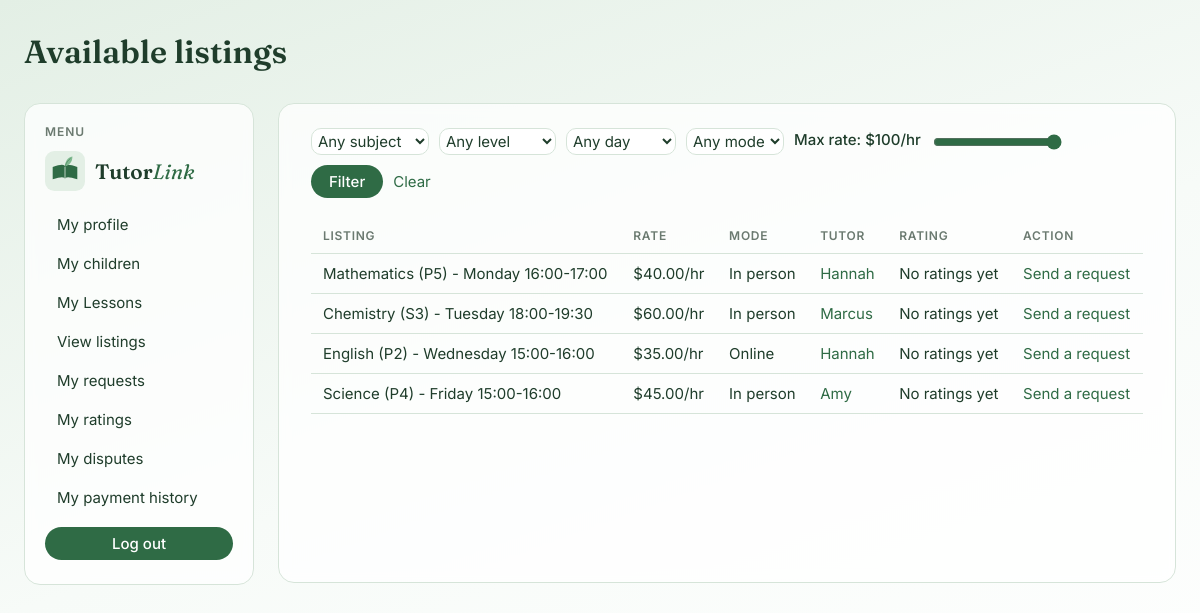
Screenshot of /listings/parent-view-listings/ (signed in) with the database file from the repository.
### listings/models.py (models this page shows, shortened)
class Listing(models.Model):
    SUBJECT_CHOICES = [
        ("ENGLISH", "English"),
        ("CHINESE", "Chinese"),
        ("MALAY", "Malay"),
        ("TAMIL", "Tamil"),
        ("MATH", "Mathematics"),
        ("E_MATH", "E-Math"),
        ("A_MATH", "A-Math"),
        ("H2_MATH", "H2 Math"),
        ("SCIENCE", "Science"),
        ("PHYSICS", "Physics"),
        ("CHEMISTRY", "Chemistry"),
        ("BIOLOGY", "Biology"),
        ("ECONOMICS", "Economics"),
        ("GEOGRAPHY", "Geography"),
        ("HISTORY", "History"),
        ("LITERATURE", "Literature"),
    ]
    WEEKDAY_CHOICES = [
        (0, "Monday"),
        (1, "Tuesday"),
        (2, "Wednesday"),
        (3, "Thursday"),
        (4, "Friday"),
        (5, "Saturday"),
        (6, "Sunday"),
    ]
    MODE_CHOICES = [
        ("IN_PERSON", "In person"),
        ("ONLINE", "Online"),
        ("HYBRID", "Hybrid")
    ]
    STATUS_CHOICES = [
        ("OPEN", "Open"),
        ("RESERVED", "Reserved"),
        ("FILLED", "Filled"),
        ("CLOSED", "Closed"),
    ]
    tutor = models.ForeignKey(
        TutorProfile, on_delete=models.CASCADE, related_name="listings"
    )
    subject = models.CharField(max_length=10, choices=SUBJECT_CHOICES)
    level = models.CharField(max_length=5, choices=LEVEL_CHOICES)
    weekday = models.PositiveSmallIntegerField(choices=WEEKDAY_CHOICES)
    start_time = models.TimeField()
    end_time = models.TimeField()
    mode = models.CharField(max_length=9, choices=MODE_CHOICES)
    rate_per_hour = models.DecimalField(max_digits=5, decimal_places=2)
    status = models.CharField(max_length=8, choices=STATUS_CHOICES, default="OPEN")
    created_at = models.DateTimeField(auto_now_add=True)
    class Meta:
        constraints = [
            models.CheckConstraint(
                condition=models.Q(rate_per_hour__gt=0),
                name="listing_rate_per_hour_greater_than_zero",
            ),
            models.CheckConstraint(
                condition=models.Q(end_time__gt=models.F("start_time")),
                name="listing_end_after_start",
            ),
        ]
    def __str__(self):
        return f"{self.get_subject_display()} ({self.level}) - {self.get_weekday_display()} {self.start_time:%H:%M}-{self.end_time:%H:%M}"

### accounts/models.py (models this page shows, shortened)
class TutorProfile(models.Model):
    user = models.OneToOneField(User, on_delete=models.CASCADE)
    bio = models.TextField(max_length=500)
    qualification = models.CharField(max_length=40, choices=QUALIFICATION_CHOICES)
    years_experience = models.PositiveIntegerField(default=0)
    teaching_mode = models.CharField(max_length=10, choices=TEACHING_MODE_CHOICES)

class User(AbstractUser):
    email = models.EmailField(unique=True)
    role = models.CharField(max_length=10, choices=ROLE_CHOICES, default='PARENT')
    phone = models.CharField(max_length=20, blank=True)
    address = models.CharField(max_length=255, blank=True)
    date_of_birth = models.DateField(null=True, blank=True)
    gender = models.CharField(max_length=1, choices=GENDER_CHOICES, blank=True)
    avatar = models.ImageField(upload_to="avatars/", blank=True)
    card_brand = models.CharField(max_length=20, blank=True)
    card_last4 = models.CharField(max_length=4, blank=True)

### listings/views.py (the view)
# urls.py: path("parent-view-listings/", parent_listings_view, name="parent_listings_view"),
@login_required
def parent_listings_view(request):
    if request.user.role != "PARENT":
        return redirect("index")
    expire_overdue_requests()
    listings = Listing.objects.filter(status="OPEN").annotate(
        avg_rating=Avg("tutor__ratings_received__stars"),
        rating_count=Count("tutor__ratings_received"),
    ).order_by("weekday", "start_time")
    subject = request.GET.get("subject")
    if subject:
        listings = listings.filter(subject=subject)
    level = request.GET.get("level")
    if level:
        listings = listings.filter(level=level)
    weekday = request.GET.get("weekday")
    if weekday:
        listings = listings.filter(weekday=weekday)
    mode = request.GET.get("mode")
    if mode:
        listings = listings.filter(mode=mode)
    max_rate = request.GET.get("max_rate")
    if max_rate:
        listings = listings.filter(rate_per_hour__lte=max_rate)
    paginator = Paginator(listings, 10)
    page_num = request.GET.get("page")
    page_obj = paginator.get_page(page_num)
    params = request.GET.copy()     # copy of all the filters in the URL
    params.pop("page", None)        # take out the old page number
    querystring = params.urlencode()  # turn it back into text: "subject=MATH&mode=ONLINE"
    return render(
        request,
        "listings/parent_view_listings.html",
        {
            "page_obj": page_obj,
            "subject_choices": Listing.SUBJECT_CHOICES,
            "level_choices": LEVEL_CHOICES,
            "weekday_choices": Listing.WEEKDAY_CHOICES,
            "mode_choices": Listing.MODE_CHOICES,
            "selected": request.GET,
            "querystring": querystring
        },
    )

### enrolments/utils.py (called while the page is built)
def expire_overdue_requests():
    overdue = EnrolmentRequest.objects.filter(
        status="ACCEPTED",
        pay_by__lt=timezone.now(),
    )
    for r in overdue:
        r.status="EXPIRED"
        r.save()
        r.listing.status="OPEN"
        r.listing.save()

### listings/templates/listings/parent_view_listings.html (shortened to what this page needs)
{% extends 'base.html' %}
{% block header %}
    Available listings
{% endblock %}
{% block content %}
    <form method="get" class="filters">
        <select name="subject">
            <option value="">Any subject</option>
        </select>
        <select name="level">
            <option value="">Any level</option>
        </select>
        <select name="weekday">
            <option value="">Any day</option>
        </select>
        <select name="mode">
            <option value="">Any mode</option>
        </select>
        <label>Max rate: $<span id="rate-value">{{ selected.max_rate|default:100 }}</span>/hr</label>
        <input type="range" name="max_rate" min="10" max="100" step="5" value="{{ selected.max_rate|default:100 }}"
            oninput="document.getElementById('rate-value').textContent = this.value">
        <button type="submit">Filter</button>
        <a href="{% url 'parent_listings_view' %}">Clear</a>
    </form>
    <table>
        <tr>
            <th>Listing</th>
            <th>Rate</th>
            <th>Mode</th>
            <th>Tutor</th>
            <th>Rating</th>
            <th>Action</th>
        </tr>
        {% for listing in page_obj %}
        <tr>
            <td>{{ listing }} </td>
            <td>${{ listing.rate_per_hour }}/hr</td>
            <td>{{ listing.get_mode_display }}</td>
            <td><a href="{% url 'tutor_public_profile_view' listing.tutor.pk %}">{{ listing.tutor.user.first_name }}</a></td>
            <td>
                {% if listing.rating_count %}
                    {{ listing.avg_rating|floatformat:1 }} / 5 ({{ listing.rating_count }})
                {% else %}
                    No ratings yet
                {% endif %}
            </td>
            <td>
                <a href="{% url 'send_enrolment_request_view' listing.pk %}">
                    Send a request
                </a>
            </td>
        </tr>
        {% empty %}
        <tr>
            <td colspan="6">
                There are no available listings.
            </td>
        </tr>
        {% endfor %}
    </table>
{% endblock %}

### static/css/style.css (style rules this page uses)
:root { --green-dark: #2f6b45; --green-leaf: #7fb98f; --green-pale: #e3efe5; --ink: #1f3d2b; --muted: #6b7a70; --card: rgba(255, 255, 255, 0.75); --line: #d6e4d9; --danger: #b5523b; --radius: 16px; }
* { box-sizing: border-box; }
body { margin: 0; min-height: 100vh; font-family: 'Inter', system-ui, sans-serif; font-size: 15px; color: var(--ink); background: linear-gradient(160deg, var(--green-pale) 0%, #f7fbf8 50%, #ffffff 100%); background-attachment: fixed; }
a { color: var(--green-dark); text-decoration: none; }
main table { width: 100%; border-collapse: collapse; margin-bottom: 8px; }
main th, main td { border: none; border-bottom: 1px solid var(--line); padding: 10px 12px; text-align: left; vertical-align: middle; }
main th { font-size: 0.75rem; text-transform: uppercase; letter-spacing: 0.06em; color: var(--muted); font-weight: 600; }
button, input[type="submit"], .btn { display: inline-block; font: inherit; font-weight: 500; padding: 7px 18px; border: none; border-radius: 999px; background: var(--green-dark); color: white; cursor: pointer; }
input[type="text"], input[type="email"], input[type="password"], input[type="number"], input[type="date"], input[type="time"], select, textarea { font: inherit; width: 100%; max-width: 420px; padding: 8px 12px; border: 1px solid var(--line); border-radius: 10px; background: white; color: var(--ink); }
label { display: block; font-weight: 500; margin-bottom: 4px; }
.filters { display: flex; flex-wrap: wrap; align-items: center; gap: 10px; margin-bottom: 20px; }
.filters select { width: auto; padding: 2px; }
.filters input[type="range"] { accent-color: var(--green-dark); }

### rows the page displays
Listing: subject+level+weekday "Mathematics (P5) - Monday 16:00-17:00", rate_per_hour "40.00", mode "In person", tutor.user.first_name "Hannah", shows "No ratings yet"
Listing: subject+level+weekday "Chemistry (S3) - Tuesday 18:00-19:30", rate_per_hour "60.00", mode "In person", tutor.user.first_name "Marcus", shows "No ratings yet"
Listing: subject+level+weekday "English (P2) - Wednesday 15:00-16:00", rate_per_hour "35.00", mode "Online", tutor.user.first_name "Hannah", shows "No ratings yet"
Listing: subject+level+weekday "Science (P4) - Friday 15:00-16:00", rate_per_hour "45.00", mode "In person", tutor.user.first_name "Amy", shows "No ratings yet"

### other values shown
{{ selected.max_rate|default:100 }} "100"
